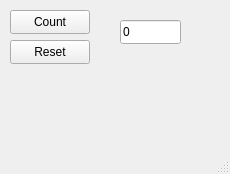
<?xml version="1.0" encoding="UTF-8"?>
<ui version="4.0">
 <class>MainWindow</class>
 <widget class="QMainWindow" name="MainWindow">
  <property name="geometry">
   <rect>
    <x>0</x>
    <y>0</y>
    <width>230</width>
    <height>174</height>
   </rect>
  </property>
  <property name="windowTitle">
   <string>MainWindow</string>
  </property>
  <widget class="QWidget" name="centralwidget">
   <widget class="QPushButton" name="countButton">
    <property name="geometry">
     <rect>
      <x>10</x>
      <y>10</y>
      <width>80</width>
      <height>24</height>
     </rect>
    </property>
    <property name="text">
     <string>Count</string>
    </property>
   </widget>
   <widget class="QPushButton" name="resetButton">
    <property name="geometry">
     <rect>
      <x>10</x>
      <y>40</y>
      <width>80</width>
      <height>24</height>
     </rect>
    </property>
    <property name="text">
     <string>Reset</string>
    </property>
   </widget>
   <widget class="QLineEdit" name="resultBox">
    <property name="geometry">
     <rect>
      <x>120</x>
      <y>20</y>
      <width>61</width>
      <height>24</height>
     </rect>
    </property>
    <property name="text">
     <string>0</string>
    </property>
   </widget>
  </widget>
  <widget class="QMenuBar" name="menubar">
   <property name="geometry">
    <rect>
     <x>0</x>
     <y>0</y>
     <width>230</width>
     <height>21</height>
    </rect>
   </property>
  </widget>
  <widget class="QStatusBar" name="statusbar"/>
 </widget>
 <resources/>
 <connections/>
</ui>
